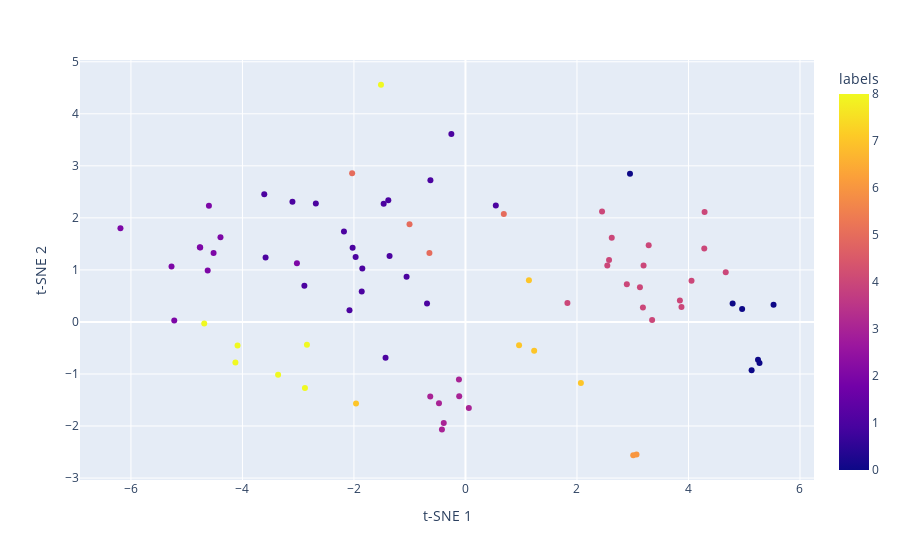

Notebook code for this chart:
### Code cell
# Longformer + K-mean

def preprocess_text(text):
    text = text.lower()
    text = re.sub(r'\d+', '', text)
    text = re.sub(r'[^\w\s]', '', text)
    return text

def get_longformer_embeddings(articles):
    tokenizer = LongformerTokenizer.from_pretrained('allenai/longformer-base-4096')
    model = LongformerModel.from_pretrained('allenai/longformer-base-4096')
    embeddings = []
    for text in articles:
        inputs = tokenizer(text, return_tensors="pt", padding="max_length", truncation=True, max_length=4096)
        outputs = model(**inputs)
        embeddings.append(outputs.last_hidden_state[:, 0, :].detach().numpy().flatten())  # Use the CLS token's embeddings
    return np.array(embeddings)



def main():
    pdf_dir = "pdf"
    articles, filenames = read_pdfs_from_directory(pdf_dir)
    embeddings = get_longformer_embeddings(articles)
    sse, silhouette_scores, davies_bouldin_scores = determine_optimal_clusters(embeddings, min(25, len(articles)))
    plot_cluster_metrics(range(2, min(25, len(articles)) + 1), sse, silhouette_scores, davies_bouldin_scores)
    optimal_clusters = 9  # Based on visual inspection of plots
    kmeans = KMeans(n_clusters=optimal_clusters, random_state=42)
    kmeans.fit(embeddings)
    labels = kmeans.labels_
    silhouette_avg = silhouette_score(embeddings, kmeans.labels_)
    davies_bouldin_avg = davies_bouldin_score(embeddings, kmeans.labels_)
    print(f"Optimal number of clusters: {optimal_clusters}")
    print(f"Silhouette Score: {silhouette_avg}")
    print(f"Davies-Bouldin Index: {davies_bouldin_avg}")

    # Visualize clusters using t-SNE
    tsne = TSNE(n_components=2, random_state=42)
    tsne_results = tsne.fit_transform(embeddings)
    df_tsne = pd.DataFrame(tsne_results, columns=['t-SNE 1', 't-SNE 2'])
    df_tsne['labels'] = labels
    df_tsne['titles'] = filenames
    fig = px.scatter(df_tsne, x='t-SNE 1', y='t-SNE 2', color='labels', hover_data=['titles'])
    fig.show()
    
    results_df = pd.DataFrame({'Filename': filenames, 'Cluster': labels})
    results_df.to_csv('Result_longformer.csv', index=False)
    print("Results saved to 'Result_longformer.csv'.")

if __name__ == "__main__":
    main()

### Figure 1 — Plotly figure (JSON) as saved in the notebook; plotly's stock layout.template omitted (floating-point values rounded to 4 significant figures)
{"data": [{"customdata": [["Estimating global production and supply costs for green hydrogen and hydrogen-based green energy commodities.pdf"], ["Risk-constrained stochastic scheduling for energy hub_ Integrating renewables, demand response, and electric vehicles.pdf"], ["Data-driven probabilistic machine learning in sustainable smart energy:smart energy systems_Key developments, challenges, and future research opportunities in the context of smart grid paradigm.pdf"], ["Enhancing resource efficiency through the utilization of the green bond market_An empirical analysis of Asian economies.pdf"], ["Model_Predictive_Current_Control_of_Nine-Phase_Open-End_Winding_PMSMs_With_an_Online_Virtual_Vector_Synthesis_Strategy.pdf"], ["Synergies and potential of hybrid solar photovoltaic-thermal desalination technologies.pdf"], ["Using electrolytic hydrogen production and energy storage for balancing a low carbon electricity grid_Scenario assessments for India.pdf"], ["Toward fostering environmental innovation in OECD countries-Do fiscal decentralization, carbon pricing, and renewable energy investments matter.pdf"], ["Semi-supervised adversarial discriminative learning approach for intelligent fault diagnosis of wind turbine.pdf"], ["Polyanion-type electrode materials for advanced sodium-ion batteries.pdf"], ["Voltage_Sensorless_Based_Model_Predictive_Control_With_Battery_Management_System_For_Solar_PV_Powered_On-Board_EV_Charging.pdf"], ["Fiber Optic Sensing Technologies for Battery Management Systems and Energy Storage Applications.pdf"], ["Role of power-to-gas in an integrated gas and electricity system in Great Britain.pdf"], ["Potential-Driven Restructuring of Cu Single Atoms to Nanoparticles for Boosting the Electrochemical Reduction of Nitrate to Ammonia.pdf"], ["Optimal economic scheduling of microgrids considering renewable energy sources based on energy hub model using demand response and improved water wave optimization algorithm.pdf"], ["The economics and the environmental benignity of different colors of hydrogen.pdf"], ["Techno-economic evaluation of hydrogen and ammonia as energy carriers in a multi-generation system.pdf"], ["Performance_Evaluation_Of_Grid-scale_Battery_Energy_Storage_System_Employing_Virtual_Synchronous_Generator_Control_For_Grid_Code_Compliance_In_Weak_Grids.pdf"], ["Research on the evolution of China’s photovoltaic technology innovation network from the perspective of patents.pdf"], ["Co doping regulating electronic structure of Bi2MoO6 to construct dual active sites for photocatalytic nitrogen fixation.pdf"], ["Environmental impact of renewable energy source based electrical power plants_Solar, wind, hydroelectric, biomass, geothermal, tidal, ocean, and osmotic.pdf"], ["Generation of green hydrogen using self-sustained regenerative fuel cells_ Opportunities and challenges.pdf"], ["The Impact of Economic Corridor and Tourism on Local Community’s Quality of Life under One Belt One Road Context.pdf"], ["Optimal day-ahead large-scale battery dispatch model for multi-regulation participation considering full timescale uncertainties.pdf"], ["ERA5_The new champion of wind power modelling?.pdf"], ["Photocatalytic H2O2 production Systems_Design strategies and environmental applications.pdf"], ["Optimal Prediction Intervals of Wind Power Generation.pdf"], ["Applications of Green Synthesized Metal Nanoparticles — a Review.pdf"], ["Strategies to save energy in the context of the energy crisis_a review.pdf"], ["Recent advancement and assessment of green hydrogen production technologies.pdf"], ["Weather Impact on Solar Farm Performance_A Comparative Analysis of Machine Learning Techniques.pdf"], ["Utilization of green ammonia as a hydrogen energy carrier for decarbonization in spark ignition engines.pdf"], ["Design and investigation of PV string:central architecture for bayesian fusion technique using grey wolf optimization and flower pollination optimized algorithm.pdf"], ["A review of carbon dots in synthesis strategy.pdf"], ["Highly efficient adsorption and removal bio-staining dye from industrial wastewater onto mesoporous Ag-MOFs.pdf"], ["Stochastic coordinated operation of wind and battery energy storage system considering battery degradation.pdf"], ["Sodium-Ion Battery Materials and Electrochemical Properties Reviewed.pdf"], ["Optimal Grid Flexibility Assessment for Integration of Variable Renewable-Based Electricity Generation.pdf"], ["Supplementary Materials for La- and Mn-doped cobalt spinel oxygen evolution catalyst for proton exchange membrane electrolysis.pdf"], ["Introduction to grid-scale battery energy storage system concepts and fire hazards.pdf"], ["A review on global warming potential, challenges and opportunities of renewable hydrogen production technologies.pdf"], ["A Prompt Decarbonization Pathway for Shipping_Green Hydrogen, Ammonia, and Methanol Production and Utilization in Marine Engines.pdf"], ["Electrolysis of low-grade and saline surface water.pdf"], ["Electrocatalytic seawater splitting_Nice designs, advanced strategies, challenges and perspectives.pdf"], ["Impacts of grid‐scale battery systems on power system operation, case of Baltic region.pdf"], ["Novel Pt-carbon core–shell decorated hierarchical CoMo2S4 as efficient electrocatalysts for alkaline:seawater hydrogen evolution reaction.pdf"], ["Investigating the role of nuclear power and battery storage in Hungary’s energy transition using hourly resolution electricity market simulations.pdf"], ["Techno-economic assessment of green hydrogen and ammonia production from wind and solar energy in Iran.pdf"], ["Arming Ru with Oxygen-Vacancy-Enriched RuO2 Sub-Nanometer Skin Activates Superior Bifunctionality for pH-Universal Overall Water Splitting.pdf"], ["Recent advances in ammonia synthesis technologies_Toward future zero carbon emissions.pdf"], ["An improved genetic algorithm based fractional open circuit voltage MPPT for solar PV systems.pdf"], ["A comprehensive study of renewable energy sources_Classifications, challenges and suggestions.pdf"], ["Modeling the linkage between climate-tech, energy transition, and CO2 emissions_Do environmental regulations matter?.pdf"], ["State-of-Charge_Balancing_Control_for_ON_OFF-Line_Internal_Cells_Using_Hybrid_Modular_Multi-Level_Converter_and_Parallel_Modular_Dual_L-Bridge_in_a_Grid-Scale_Battery_Energy_Storage_System.pdf"], ["Wind speed forecasting based on the hybrid ensemble empirical mode decomposition and GA-BP neural network method.pdf"], ["Tuning Mass Transport in Electrocatalysis Down to Sub-5 nm through Nanoscale Grade Separation.pdf"], ["Techno-economic optimization of hybrid photovoltaic:wind generation together with energy storage system in a stand-alone micro-grid subjected to demand response.pdf"], ["Real-Time_Energy_Storage_Management_for_Renewable_Integration_in_Microgrid_An_Off-Line_Optimization_Approach.pdf"], ["Solar Energy_Applications, Trends Analysis, Bibliometric Analysis and Research Contribution to Sustainable Development Goals (SDGs).pdf"], ["A short review on generation of green fuel hydrogen through water splitting.pdf"], ["The economics of global green ammonia trade – “Shipping Australian wind and sunshine to Germany”.pdf"], ["Defective TiO2−x for High-Performance Electrocatalytic NO Reduction toward Ambient NH3 Production.pdf"], ["Assessing new transmission and energy storage in achieving increasing renewable generation targets in a regional grid.pdf"], ["Feasibility study of an islanded microgrid in rural area consisting of PV, wind, biomass and battery energy storage system.pdf"], ["Detection of False Data Injection Attacks in Battery Stacks Using Input Noise-Aware Nonlinear State Estimation and Cumulative Sum Algorithms.pdf"], ["Green innovation, foreign investment and carbon emissions_a roadmap to sustainable development via green energy and energy efficiency for BRICS economies.pdf"], ["Race to carbon neutrality in South Africa_What role does environmental technological innovation play?.pdf"], ["Bacterial Growth-Induced Tobramycin Smart Release Self-Healing Hydrogel for Pseudomonas aeruginosa-Infected Burn Wound Healing.pdf"], ["Recent Progress in Rechargeable Sodium-Ion Batteries_toward High-Power Applications.pdf"], ["A review of solar hybrid photovoltaic-thermal (PV-T) collectors and systems.pdf"], ["The merit-order effect in the Italian power market_The impact of solar and wind generation on national wholesale electricity prices.pdf"], ["Rechargeable Zinc Alkaline Anodes for Long-Cycle Energy Storage.pdf"], ["Electrochemical C–N coupling of CO2 and nitrogenous small molecules for the electrosynthesis of organonitrogen compounds.pdf"], ["Challenges and Mitigation Measures in Power Systems with High Share of Renewables—The Australian Experience.pdf"], ["Electrode Blocking Due to Redox Reactions in Aluminum Chloride-Sodium Iodide Molten Salts.pdf"], ["Dealing with multiple decades of hourly wind and PV time series in energy models_ A comparison of methods to reduce time resolution and the planning implications of inter-annual variability.pdf"], ["Early prediction of battery degradation in grid-scale battery energy storage system using extreme gradient boosting algorithm.pdf"], ["A Perspective on the Overarching Role of Hydrogen, Ammonia, and Methanol Carbon-Neutral Fuels towards Net Zero Emission in the Next Three Decades.pdf"], ["The reformation of catalyst_From a trial-and-error synthesis to rational design.pdf"]], "hovertemplate": "t-SNE 1=%{x}<br>t-SNE 2=%{y}<br>titles=%{customdata[0]}<br>labels=%{marker.color}<extra></extra>", "legendgroup": "", "marker": {"color": [1, 0, 0, 4, 2, 4, 4, 5, 4, 1, 2, 3, 1, 8, 4, 1, 4, 2, 4, 2, 0, 1, 1, 4, 1, 0, 2, 6, 6, 4, 3, 1, 4, 4, 0, 2, 7, 3, 4, 1, 0, 3, 7, 1, 5, 4, 7, 5, 8, 1, 1, 4, 1, 2, 1, 2, 1, 2, 3, 1, 4, 8, 1, 1, 2, 7, 0, 8, 7, 4, 5, 1, 8, 3, 8, 1, 4, 3, 8], "coloraxis": "coloraxis", "symbol": "circle"}, "mode": "markers", "name": "", "orientation": "v", "showlegend": false, "type": "scatter", "x": [-1.361, 5.526, 4.792, 4.668, -4.623, 3.194, 3.347, 0.6879, 1.829, -0.6285, -4.757, -0.4219, -1.056, -4.088, 3.846, -2.024, 3.129, -4.601, 2.544, -6.188, 5.274, -1.85, -1.433, 3.874, -1.467, 4.962, -4.518, 3.068, 3.009, 3.286, -0.1172, -1.861, 3.183, 4.055, 2.951, -5.272, 2.07, -0.1123, 4.289, -3.609, 5.132, -0.4749, 1.138, -0.2532, -0.6464, 2.449, 1.232, -1.003, -4.685, -1.97, -0.6896, 2.575, 0.544, -3.023, -1.384, -5.223, -2.889, -4.764, 0.06049, -2.08, 4.283, -2.879, -3.103, -2.179, -4.394, 0.9614, 5.247, -4.126, -1.963, 2.624, -2.033, -3.585, -3.361, -0.3892, -2.843, -2.684, 2.894, -0.6313, -1.516], "xaxis": "x", "y": [1.268, 0.3291, 0.3556, 0.9546, 0.9896, 1.084, 0.03543, 2.075, 0.3622, 2.721, 1.429, -2.068, 0.8696, -0.4513, 0.414, 1.427, 0.6656, 2.235, 1.084, 1.802, -0.7876, 1.027, -0.687, 0.2877, 2.269, 0.2481, 1.326, -2.549, -2.562, 1.472, -1.108, 0.5855, 0.2795, 0.7936, 2.848, 1.065, -1.172, -1.427, 2.113, 2.456, -0.9306, -1.561, 0.8016, 3.611, 1.327, 2.123, -0.5527, 1.875, -0.02976, 1.246, 0.3551, 1.19, 2.239, 1.128, 2.337, 0.02882, 0.6977, 1.434, -1.656, 0.2249, 1.413, -1.268, 2.308, 1.738, 1.628, -0.4501, -0.7255, -0.7814, -1.568, 1.618, 2.859, 1.241, -1.017, -1.942, -0.4369, 2.274, 0.7234, -1.432, 4.558], "yaxis": "y"}], "layout": {"coloraxis": {"colorbar": {"title": {"text": "labels"}}, "colorscale": [[0, "#0d0887"], [0.1111, "#46039f"], [0.2222, "#7201a8"], [0.3333, "#9c179e"], [0.4444, "#bd3786"], [0.5556, "#d8576b"], [0.6667, "#ed7953"], [0.7778, "#fb9f3a"], [0.8889, "#fdca26"], [1, "#f0f921"]]}, "legend": {"tracegroupgap": 0}, "margin": {"t": 60}, "xaxis": {"anchor": "y", "domain": [0, 1], "title": {"text": "t-SNE 1"}}, "yaxis": {"anchor": "x", "domain": [0, 1], "title": {"text": "t-SNE 2"}}}}
